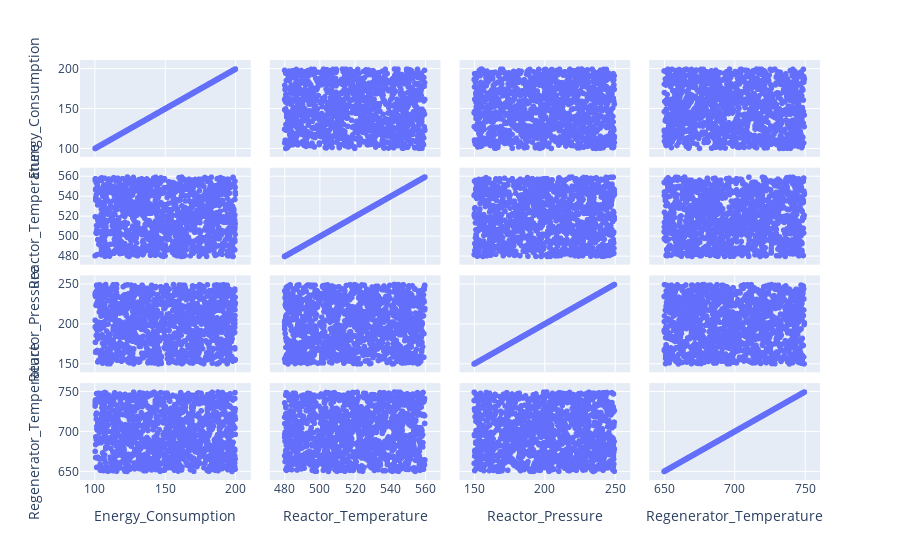

The cell this chart's notebook holds for it:
### Markdown cell above
As we can see from the scatter plots, the same value of conversion rate may correspond to many combinations of reactor parameters, which means that relations between the features of the dataset are complex.

### Code cell
px.scatter_matrix(
    df,
    dimensions=[
        "Energy_Consumption",
        "Reactor_Temperature",
        "Reactor_Pressure",
        "Regenerator_Temperature",
    ],
)

### Figure 1 — Plotly figure (JSON) as saved in the notebook; plotly's stock layout.template omitted (floating-point values rounded to 4 significant figures; data arrays with more than 128 entries replaced by an {"elided": "..."} marker saying what was removed)
{"data": [{"dimensions": [{"axis": {"matches": true}, "label": "Energy_Consumption", "values": {"elided": "1300 float values"}}, {"axis": {"matches": true}, "label": "Reactor_Temperature", "values": {"elided": "1300 float values"}}, {"axis": {"matches": true}, "label": "Reactor_Pressure", "values": {"elided": "1300 float values"}}, {"axis": {"matches": true}, "label": "Regenerator_Temperature", "values": {"elided": "1300 float values"}}], "hovertemplate": "%{xaxis.title.text}=%{x}<br>%{yaxis.title.text}=%{y}<extra></extra>", "legendgroup": "", "marker": {"color": "#636efa", "symbol": "circle"}, "name": "", "showlegend": false, "type": "splom"}], "layout": {"dragmode": "select", "legend": {"tracegroupgap": 0}, "margin": {"t": 60}}}
